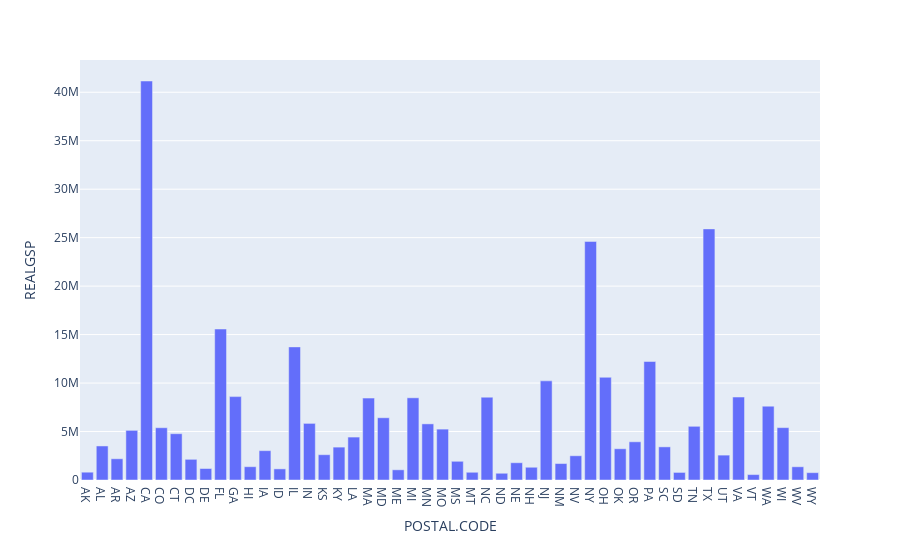

Notebook source saved alongside this figure:
### Markdown cell above
Distribution of the proportion of gdp each state is responsible for in the US. This value might have some correlation with number of outages or outage response time, so we want to understand how it works before we start our analysis.

### Code cell
# Calculate the real GSP for each state and plot the average real GSP by state
formated_data['REALGSP'] = formated_data['PC.REALGSP.REL'] * formated_data['POPULATION']
px.bar(formated_data.groupby('POSTAL.CODE')[['REALGSP']].mean().reset_index(), x='POSTAL.CODE', y='REALGSP')

### Figure 1 — Plotly figure (JSON) as saved in the notebook; plotly's stock layout.template omitted (floating-point values rounded to 4 significant figures)
{"data": [{"alignmentgroup": "True", "hovertemplate": "POSTAL.CODE=%{x}<br>REALGSP=%{y}<extra></extra>", "legendgroup": "", "marker": {"color": "#636efa", "pattern": {"shape": ""}}, "name": "", "offsetgroup": "", "orientation": "v", "showlegend": false, "textposition": "auto", "type": "bar", "x": ["AK", "AL", "AR", "AZ", "CA", "CO", "CT", "DC", "DE", "FL", "GA", "HI", "IA", "ID", "IL", "IN", "KS", "KY", "LA", "MA", "MD", "ME", "MI", "MN", "MO", "MS", "MT", "NC", "ND", "NE", "NH", "NJ", "NM", "NV", "NY", "OH", "OK", "OR", "PA", "SC", "SD", "TN", "TX", "UT", "VA", "VT", "WA", "WI", "WV", "WY"], "xaxis": "x", "y": [805600.0, 3511000.0, 2190000.0, 5122000.0, 41160000.0, 5393000.0, 4776000.0, 2133000.0, 1187000.0, 15580000.0, 8601000.0, 1372000.0, 3027000.0, 1147000.0, 13730000.0, 5841000.0, 2610000.0, 3392000.0, 4429000.0, 8451000.0, 6421000.0, 1051000.0, 8478000.0, 5790000.0, 5248000.0, 1930000.0, 797400.0, 8540000.0, 695400.0, 1782000.0, 1315000.0, 10230000.0, 1698000.0, 2500000.0, 24610000.0, 10600000.0, 3223000.0, 3942000.0, 12230000.0, 3418000.0, 782000.0, 5540000.0, 25900000.0, 2568000.0, 8556000.0, 559500.0, 7618000.0, 5403000.0, 1363000.0, 757500.0], "yaxis": "y"}], "layout": {"barmode": "relative", "legend": {"tracegroupgap": 0}, "margin": {"t": 60}, "xaxis": {"anchor": "y", "domain": [0, 1], "title": {"text": "POSTAL.CODE"}}, "yaxis": {"anchor": "x", "domain": [0, 1], "title": {"text": "REALGSP"}}}}
